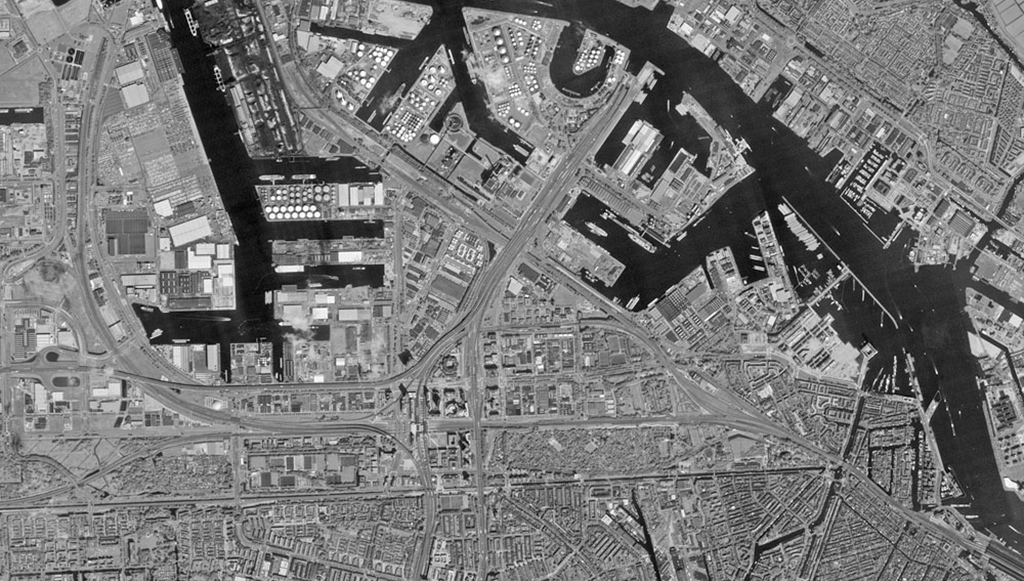
%> input picture Lab02_Option02/resources/Img2_02_1.jpg, 1024 x 581 px
$ octave Task01.m   (GNU Octave 9; MATLAB toolbox functions it lacks are replaced by stand-ins)
%> lines starting %> are read from the running program, lines starting %| are printed output that depends on the picture; in (x1, y1, x2, y2) boxes, pixels count from 0 and x2, y2 are one past the last pixel; in counts of white or black regions, pixels touching at a corner belong together; the program's own positions count from 1
clc;
clear all;
close all;

img = imread('resources/Img2_02_1.jpg');
%> img is the input picture: size 581x1024x3 uint8; min 0, max 255, mean 118.8
figure(); imshow(img); title('Original Image');

BW = double(imbinarize(img, 0.3));
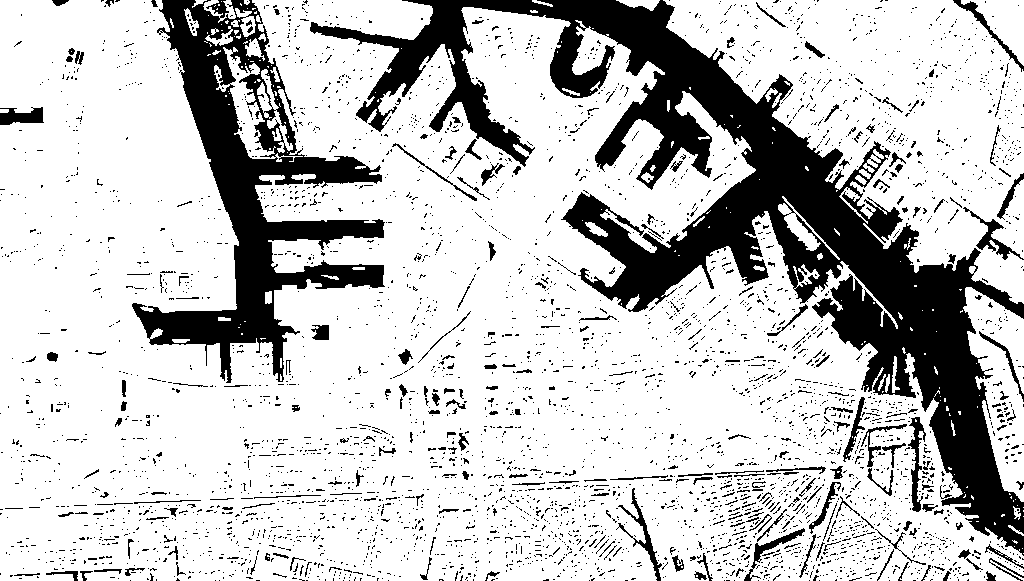
%> BW: size 581x1024x3 double; values 0 (black) and 1 (white), 77.8% white; 4140 black regions (3899 under 20 px), largest, box (x1, y1, x2, y2) and area: (310, 0, 1024, 556) 75551, (132, 0, 385, 383) 28111, (908, 417, 926, 512) 640
figure(); imshow(BW); title('Binarized Image (Threshold=0.3)');
imwrite(BW, 'results/lab02_opt02_task01_01.png');

BW = double(imbinarize(img, 0.5));
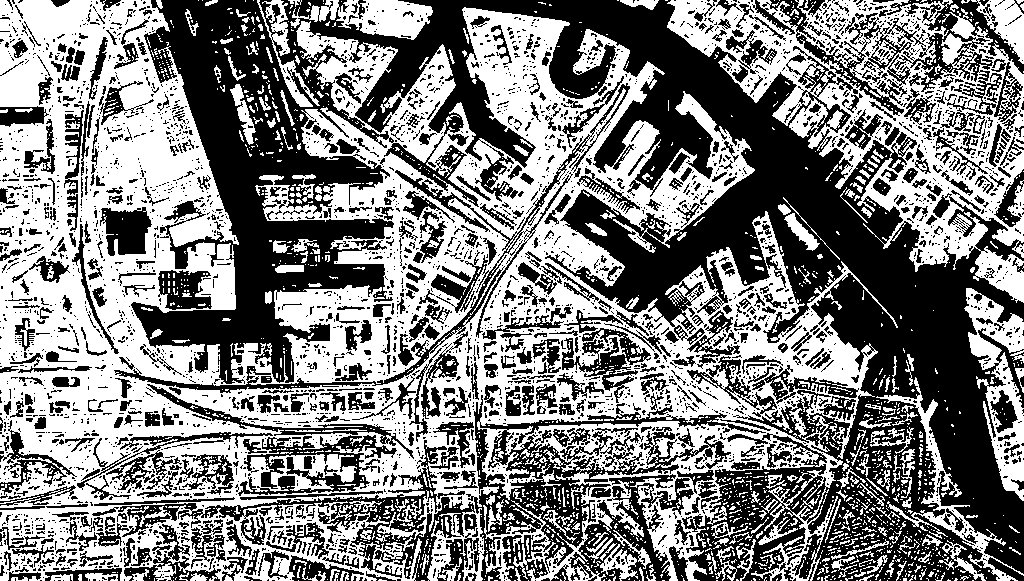
%> BW: size 581x1024x3 double; values 0 (black) and 1 (white), 50.8% white; 3816 black regions (3139 under 20 px), largest, box (x1, y1, x2, y2) and area: (131, 0, 1024, 581) 161634, (466, 395, 766, 581) 12540, (752, 0, 1024, 122) 8294
figure(); imshow(BW); title('Binarized Image (Threshold=0.5)');
imwrite(BW, 'results/lab02_opt02_task01_02.png');

BW = double(imbinarize(img, 0.8));
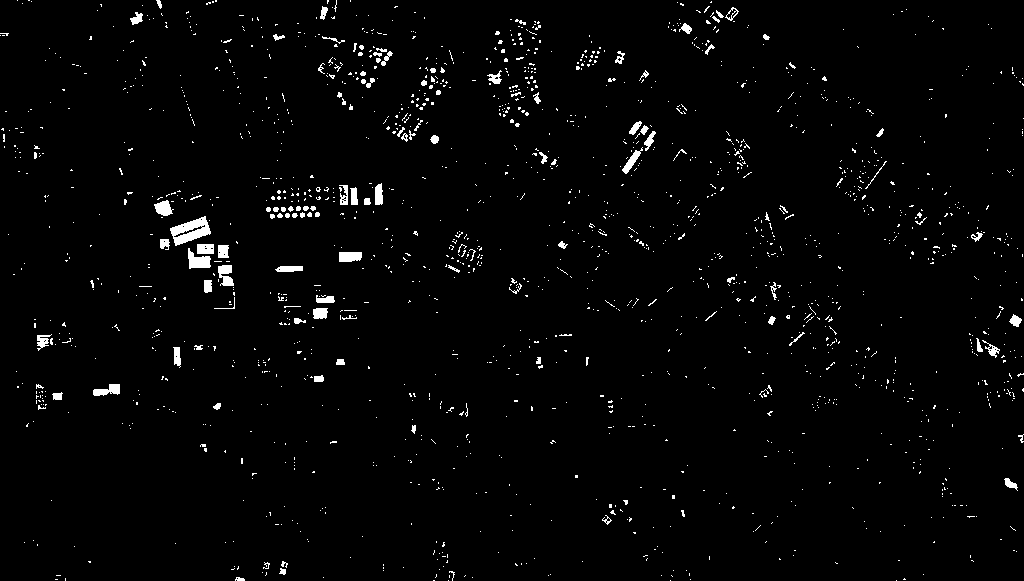
%> BW: size 581x1024x3 double; values 0 (black) and 1 (white), 2.1% white; 1741 white regions (1628 under 20 px), largest, box (x1, y1, x2, y2) and area: (170, 216, 211, 246) 640, (188, 248, 211, 269) 284, (218, 265, 234, 286) 231
figure(); imshow(BW); title('Binarized Image (Threshold=0.8)');
imwrite(BW, 'results/lab02_opt02_task01_03.png');

BW = double(imbinarize(img, 0.9));
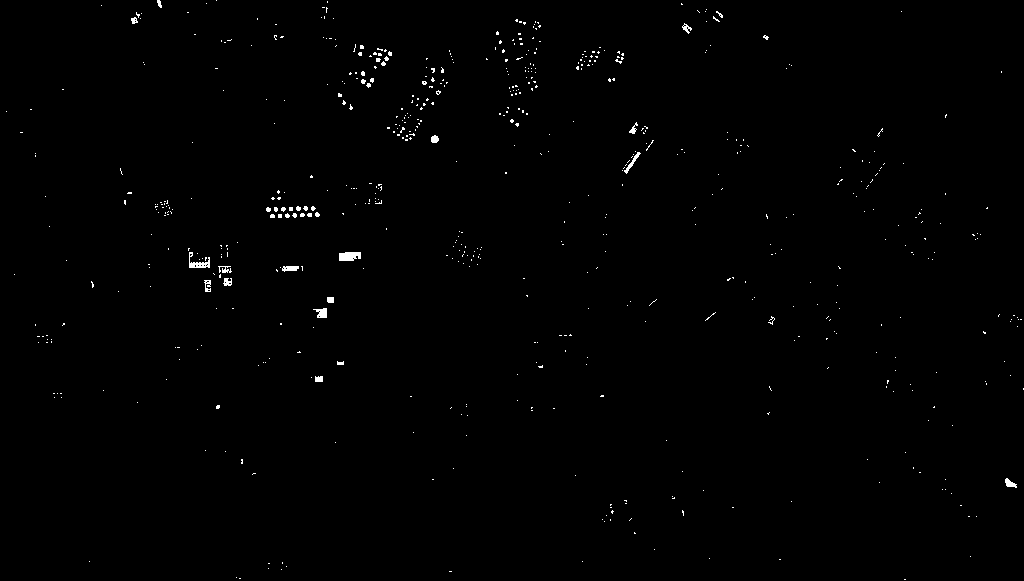
%> BW: size 581x1024x3 double; values 0 (black) and 1 (white), 0.54% white in thin lines or dots
figure(); imshow(BW); title('Binarized Image (Threshold=0.9)');
imwrite(BW, 'results/lab02_opt02_task01_04.png');
